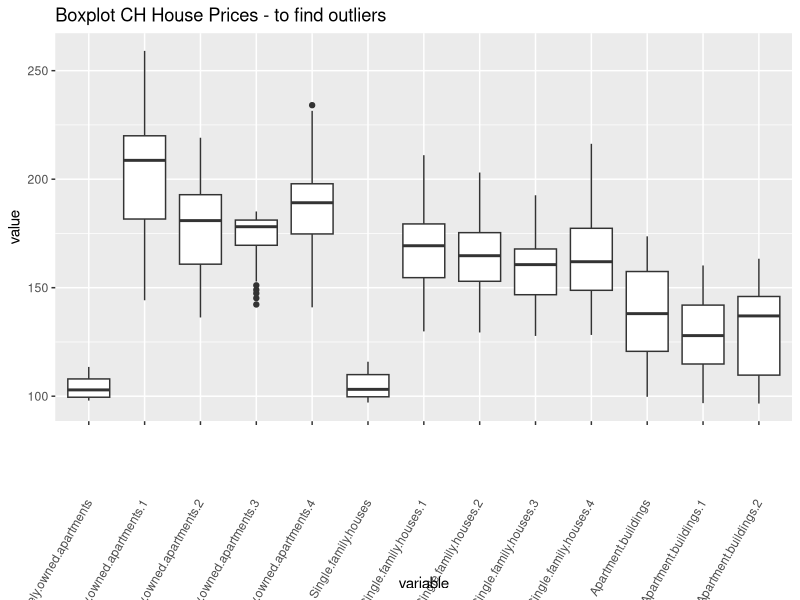
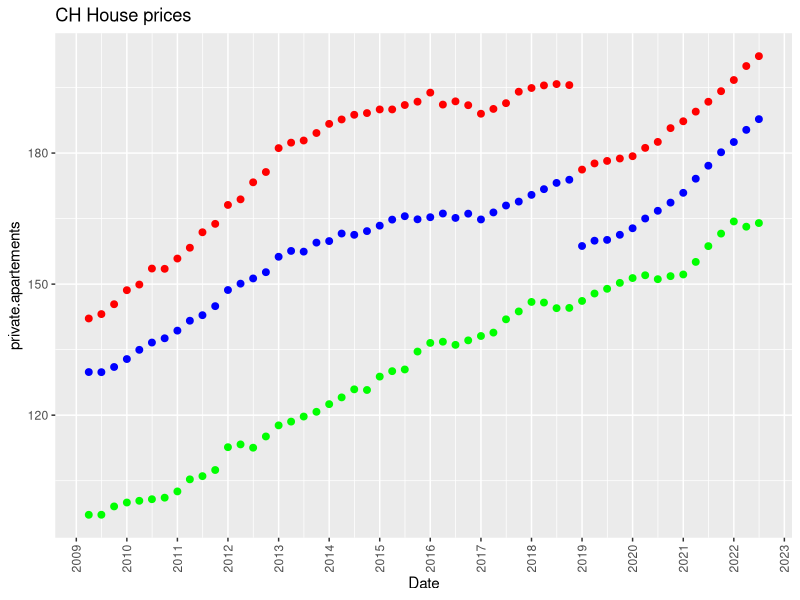

Generate these figures, in order, with R: (Note: this script raises an error after producing the figures.)
library(tidyverse)
library(scales)
library(ggplot2)
library(reshape)
library(reshape2)
library(here) #<- for Location of the files!
#install.packages("reshape2")

#### IMPORT DATA

# Specify working directory7
#install.packages("here") #<- install once for location of the files!


#getwd() <-always starts at this level here!
#here("data", "real_estate_prices_CH.csv") #<- example for subfolder data, file quarterly-data-us-mortgage.csv


#setwd("C:/Users/leabo/Desktop/Project")

# Assign working directory as path to object
#wd <- "C:/Users/leabo/Desktop/Project"

# list file names in working directory
#list.files(wd, all.files=FALSE, full.names=FALSE, pattern=".csv")

# import/read in data files
ch.house.prices <- read.csv(here("data", "ch-house-prices.csv"))
ch.mortgage.rates <- read.csv(here("data", "ch-mortgage-rates.csv"))
us.mortgage.rates <- read.csv(here("data", "us-mortgage-rates.csv"))
us.house.prices <- read.csv(here("data", "us-house-prices.csv"))
us.house.prices.2nd.df <- read.csv(here("data", "zillowPriceIndex.csv"))
#View(ch.house.prices)
#View(ch.mortgage.rates)
#View(us.mortgage.rates)
#View(us.house.prices)
#View(us.house.prices.2nd.df)

################## CH House Prices #######################################################################

# for analysis purposes
# reshape table so that column name is an variable
ch.house.prices.for.boxplot <- melt(ch.house.prices, na.rm = FALSE, name = 'columns')
View(ch.house.prices.for.boxplot)

ch.house.prices.for.boxplot %>%
  ggplot(aes(x = variable, y = value), na.rm = TRUE)+
  geom_boxplot()+
  theme(axis.text.x = element_text(angle = 60,vjust = 0.5,hjust = 1))+
  ggtitle("Boxplot CH House Prices - to find outliers")
# we can see that there are outliers in "privately.owned.appartments.3" (the outliers are too low)
# and "privately.owned.appartments.3" (the outliers are too high)

# let's correct this and filter these out in the original dataset "ch.house.prices"
summary(ch.house.prices$Privately.owned.apartments.3)
#    Min.  1st Qu.  Median    Mean   3rd Qu.    Max. 
#   142.3   169.5   178.1    173.4   181.2     185.1 

summary(ch.house.prices$Privately.owned.apartments.4)
#   Min.   1st Qu.  Median    Mean   3rd Qu.    Max. 
#   140.9   174.8   189.1    186.0   197.9     234.1 
# this means all values above 234.1 should be removed

# should we remove the outliers? if so how???

# add new column for averages
# privately owned apartments
private.apartements.average <- c(rowMeans(ch.house.prices[,2:6], na.rm = TRUE))
ch.house.prices <- cbind(ch.house.prices, private.apartements = private.apartements.average)

#view(real.estate.prices.CH[,2:6])

# single family houses
single.family.houses.average <- c(rowMeans(ch.house.prices[,7:11], na.rm = TRUE))
ch.house.prices <- cbind(ch.house.prices, single.family.houses = single.family.houses.average)

# apartment buildings (residential investment property)
apartment.buildings.average <- c(rowMeans(ch.house.prices[,12:14], na.rm = TRUE))
ch.house.prices <- cbind(ch.house.prices, apartment.buildings = apartment.buildings.average)

# create total average 
house.prices.average <- c(rowMeans(ch.house.prices[,14:16], na.rm = TRUE))
ch.house.prices <- cbind(ch.house.prices, total.house.prices.average = house.prices.average)

# delete rows from different sources, only keep averages
ch.house.prices <- ch.house.prices[,-2:-14]
View(ch.house.prices)

#convert to date
date.ch.house.prices <- as.character(ch.house.prices$Date)
ch.house.prices$Date <- as.Date(date.ch.house.prices, formats = "%Y/%m/%d")

# plot
ggplot(ch.house.prices  %>% filter(ch.house.prices$Date > '2009/01/01'), aes(x = Date))+
  geom_point(aes(y = private.apartements), na.rm = TRUE, size = 2, color = "red")+
  geom_point(aes(y = single.family.houses), na.rm = TRUE, size = 2, color = "blue")+
  geom_point(aes(y = apartment.buildings), na.rm = TRUE, size = 2, color = "green")+
  scale_x_date(date_breaks = "years" , date_labels = "%Y")+
  theme(axis.text.x = element_text(angle = 90,vjust = 0.5,hjust = 1))+
  ggtitle("CH House prices")




          
#################### CH Mortgage Rates ###################################################

#convert to date
date.ch.mortgage.rates <- as.character(ch.mortgage.rates$Date)
ch.mortgage.rates$Date <- as.Date(date.ch.mortgage.rates, formats = "%Y/%m/%d")

# plot Average -> variable red, fixed blue
ggplot((ch.mortgage.rates), aes(x = Date))+
  #-> VARIABLE INTEREST RATES - NL.BR
  geom_point(aes(y = Average.of.M..Mortgages.Var.Int.Rates...NL.BR..CHF.50k...100k.), na.rm = TRUE, size = 2, color = "green")+
  geom_point(aes(y = Average.of.M..Mortgages.Var.Int.Rates...NL.BR..CHF.100k...500k.), na.rm = TRUE, size = 2, color = "green")+
  geom_point(aes(y = Average.of..M..Mortgages.Var.Int.Rates...NL.BR..CHF.500k...1.Mio.), na.rm = TRUE, size = 2, color = "green")+
  geom_point(aes(y = Average.of..M..Mortgages.Var.Int.Rates...NL.BR..CHF.1.Mio...5.Mio.), na.rm = TRUE, size = 2, color = "green")+
  geom_point(aes(y = Average.of.M..Mortgages.Var.Int.Rates...NL.BR..CHF.5.Mio...15.Mio.), na.rm = TRUE, size = 2, color = "orange")+
  #geom_line(aes(y = average.int.rates.nl.br), na.rm = TRUE, size = 1, color = "red")+
  
  #VARIABLE INTEREST RATES - LINKED BR
  geom_point(aes(y = Average.of.M..Mortgages.Var.Int.Rates...Linked.BR..CHF.50k...100k.), na.rm = TRUE, size = 2, color = "red")+
  geom_point(aes(y = Average.of.M..Mortgages.Var.Int.Rates...Linked.BR..CHF.100k...500k.), na.rm = TRUE, size = 2, color = "purple")+
  geom_point(aes(y = Average.of.M..Mortgages.Var.Int.Rates...Linked.BR..CHF.500k...1.Mio.), na.rm = TRUE, size = 2, color = "green")+
  geom_point(aes(y = Average.of.M..Mortgages.Var.Int.Rates...Linked.BR..CHF.1.Mio...5.Mio.), na.rm = TRUE, size = 2, color = "green")+
  geom_point(aes(y = Average.of.M..Mortgages.Var.Int.Rates...Linked.BR..CHF.5.Mio...15.Mio.), na.rm = TRUE, size = 2, color = "green")+
  #geom_line(aes(y = average.int.rates.linked.br), na.rm = TRUE, size = 1, color = "red")+
  
  #FIXED INTEREST RATES
  geom_point(aes(y = Average.of.M..Mortgages.with.fixed.interest.rates..CHF.50k...100k.), na.rm = TRUE, size = 2, color = "blue")+
  geom_point(aes(y = Average.of.M..Mortgages.with.fixed.interest.rates..CHF.100k...500k.), na.rm = TRUE, size = 2, color = "blue")+
  geom_point(aes(y = Average.of.M..Mortgages.with.fixed.interest.rates..CHF.500k...1.Mio.), na.rm = TRUE, size = 2, color = "blue")+
  geom_point(aes(y = Average.of.M..Mortgages.with.fixed.interest.rates..CHF.1.Mio...5.Mio.), na.rm = TRUE, size = 2, color = "blue")+
  geom_point(aes(y = Average.of.M..Mortgages.with.fixed.interest.rates..CHF.5.Mio...15.Mio.), na.rm = TRUE, size = 2, color = "black")+
  #geom_line(aes(y = average.fixed.int.rates), na.rm = TRUE, size = 1, color = "red")+
  
  scale_x_date(date_breaks = "years" , date_labels = "%Y")+
  theme(axis.text.x = element_text(angle = 90,vjust = 0.5,hjust = 1))+
  ggtitle("CH Mortgage Rates")


# INTERPRETATION AND CLUSTERING

# calculate mean of [2] Average.of.M..Mortgages.Var.Int.Rates...NL.BR..CHF.50k...100k.  
#                   [4] Average.of.M..Mortgages.Var.Int.Rates...NL.BR..CHF.100k...500k. 
#                   [6] Average.of..M..Mortgages.Var.Int.Rates...NL.BR..CHF.500k...1.Mio. 
#                   [8] Average.of..M..Mortgages.Var.Int.Rates...NL.BR..CHF.1.Mio...5.Mio. 
# -> these are the 4 upper green dots -> VARIABLE INTEREST RATES - NL.BR

# Orange belongs to the same category but is slightly off -> should it be included ??????????????
# ->               [10] Average.of.M..Mortgages.Var.Int.Rates...NL.BR..CHF.5.Mio...15.Mio.




# calculate mean of [16] Average.of.M..Mortgages.Var.Int.Rates...Linked.BR..CHF.500k...1.Mio.  
#                   [18] Average.of.M..Mortgages.Var.Int.Rates...Linked.BR..CHF.1.Mio...5.Mio.  
#                   [20] Average.of.M..Mortgages.Var.Int.Rates...Linked.BR..CHF.5.Mio...15.Mio.  
# -> these are the 3 lower green dots -> VARIABLE INTEREST RATES - LINKED BR

# Red and Purple belong to the same category but are a bit off (should they be included ?????????)
# Red ->            [12] Average.of.M..Mortgages.Var.Int.Rates...Linked.BR..CHF.50k...100k. 
# Purple ->         [14] Average.of.M..Mortgages.Var.Int.Rates...Linked.BR..CHF.100k...500k. 



# calculate mean of [22] Average.of.M..Mortgages.with.fixed.interest.rates..CHF.50k...100k.
#                   [24] Average.of.M..Mortgages.with.fixed.interest.rates..CHF.100k...500k.
#                   [26] Average.of.M..Mortgages.with.fixed.interest.rates..CHF.500k...1.Mio.
#                   [28] Average.of.M..Mortgages.with.fixed.interest.rates..CHF.1.Mio...5.Mio.
# -> these are the blue dots -> FIXED INTEREST RATES

# the black dots are a little bit off, I don't know if they should be included ????????
# ->                [30] Average.of.M..Mortgages.with.fixed.interest.rates..CHF.5.Mio...15.Mio

### DECISION -> I included EVERYTHING, because they belong to the same category -> Jan you can change it if you want :)


# Add averages as a new column to the table "ch.mortgage.rates"
# VARIABLE INTEREST RATES - NL.BR
average.int.rates.nl.br <- rowMeans(select(ch.mortgage.rates,c("Average.of.M..Mortgages.Var.Int.Rates...NL.BR..CHF.50k...100k.",  
                                                           "Average.of.M..Mortgages.Var.Int.Rates...NL.BR..CHF.100k...500k.", 
                                                           "Average.of..M..Mortgages.Var.Int.Rates...NL.BR..CHF.500k...1.Mio.",
                                                           "Average.of..M..Mortgages.Var.Int.Rates...NL.BR..CHF.1.Mio...5.Mio.",
                                                           "Average.of.M..Mortgages.Var.Int.Rates...NL.BR..CHF.5.Mio...15.Mio.")),
                                                            na.rm = TRUE)
ch.mortgage.rates <- cbind(ch.mortgage.rates, ch.average.int.rates.nl.br = average.int.rates.nl.br)

# VARIABLE INTEREST RATES - LINKED BR
average.int.rates.linked.br <- rowMeans(select(ch.mortgage.rates,c("Average.of.M..Mortgages.Var.Int.Rates...Linked.BR..CHF.500k...1.Mio.",  
                                                            "Average.of.M..Mortgages.Var.Int.Rates...Linked.BR..CHF.1.Mio...5.Mio.", 
                                                            "Average.of.M..Mortgages.Var.Int.Rates...Linked.BR..CHF.5.Mio...15.Mio.",
                                                            "Average.of.M..Mortgages.Var.Int.Rates...Linked.BR..CHF.50k...100k.",
                                                            "Average.of.M..Mortgages.Var.Int.Rates...Linked.BR..CHF.100k...500k.")),
                                                             na.rm = TRUE)
ch.mortgage.rates <- cbind(ch.mortgage.rates, ch.average.int.rates.linked.br = average.int.rates.linked.br)

# FIXED INTEREST RATES
average.fixed.int.rates <- rowMeans(select(ch.mortgage.rates,c("Average.of.M..Mortgages.with.fixed.interest.rates..CHF.50k...100k.",  
                                                              "Average.of.M..Mortgages.with.fixed.interest.rates..CHF.100k...500k.", 
                                                              "Average.of.M..Mortgages.with.fixed.interest.rates..CHF.500k...1.Mio.",
                                                              "Average.of.M..Mortgages.with.fixed.interest.rates..CHF.1.Mio...5.Mio.",
                                                              "Average.of.M..Mortgages.with.fixed.interest.rates..CHF.5.Mio...15.Mio.")),
                                                              na.rm = TRUE)
ch.mortgage.rates <- cbind(ch.mortgage.rates, ch.average.fixed.int.rates = average.fixed.int.rates)
View(ch.mortgage.rates)




# plot Sum -> NL BR variable = red, Linked BR variable = orange, fixed = blue
ggplot((ch.mortgage.rates), aes(x = Date))+
  geom_point(aes(y = Sum.of.N.Loan.Mortgages.Var.Int.Rates...NL.BR..CHF.50k...100k.), na.rm = TRUE, size = 2, color = "red")+
  geom_point(aes(y = Sum.of.N.Loan.Mortgages.Var.Int.Rates...NL.BR..CHF.100k...500k.), na.rm = TRUE, size = 2, color = "red")+
  geom_point(aes(y = Sum.of.N.Loan.Mortgages.Var.Int.Rates...NL.BR..CHF.500k...1.Mio.), na.rm = TRUE, size = 2, color = "red")+
  geom_point(aes(y = Sum.of.N.Loan.Mortgages.Var.Int.Rates...NL.BR..CHF.1.Mio...5.Mio.), na.rm = TRUE, size = 2, color = "red")+
  geom_point(aes(y = Sum.of.N.Loan.Mortgages.Var.Int.Rates...NL.BR..CHF.5.Mio...15.Mio.), na.rm = TRUE, size = 2, color = "red")+
  
  geom_point(aes(y = Sum.of.N.Loan.Mortgages.Var.Int.Rates...Linked.BR..CHF.50k...100k.), na.rm = TRUE, size = 2, color = "orange")+
  geom_point(aes(y = Sum.of.N.Loan.Mortgages.Var.Int.Rates...Linked.BR..CHF.100k...500k.), na.rm = TRUE, size = 2, color = "orange")+
  geom_point(aes(y = Sum.of.N.Loan.Mortgages.Var.Int.Rates...Linked.BR..CHF.500k...1.Mio.), na.rm = TRUE, size = 2, color = "orange")+
  geom_point(aes(y = Sum.of.N.Loan.Mortgages.Var.Int.Rates...Linked.BR..CHF.1.Mio...5.Mio.), na.rm = TRUE, size = 2, color = "orange")+
  geom_point(aes(y = Sum.of.N.Loan.Mortgages.Var.Int.Rates...Linked.BR..CHF.5.Mio...15.Mio.), na.rm = TRUE, size = 2, color = "orange")+
  
  geom_point(aes(y = Sum.of.N.Loan.Mortgages.with.fixed.interest.rates..CHF.50k...100k.), na.rm = TRUE, size = 2, color = "blue")+
  geom_point(aes(y = Sum.of.N.Loan.Mortgages.with.fixed.interest.rates..CHF.100k...500k.), na.rm = TRUE, size = 2, color = "blue")+
  geom_point(aes(y = Sum.of.N.Loan.Mortgages.with.fixed.interest.rates...CHF.500k...1.Mio.), na.rm = TRUE, size = 2, color = "blue")+
  geom_point(aes(y = Sum.of.N.Loan.Mortgages.with.fixed.interest.rates..CHF.1.Mio...5.Mio.), na.rm = TRUE, size = 2, color = "blue")+
  geom_point(aes(y = Sum.of.N.Loan.Mortgages.with.fixed.interest.rates..CHF.5.Mio...15.Mio.), na.rm = TRUE, size = 2, color = "blue")+
  
  scale_x_date(date_breaks = "years" , date_labels = "%Y")+
  theme(axis.text.x = element_text(angle = 90,vjust = 0.5,hjust = 1))+
  ggtitle("CH Sum of Loan Mortgages")





          

#################### US Mortgage Rates ###################################################


#let's rename the columns from V1, V2,... to the names (they were manually extracted form the "auto-mpg.name" file
names(us.mortgage.rates) <- c("Date", "fixed.Rate.Avg.15.Year","fixed.Rate.Avg.30.Year","fixed.Rate.Avg.5.Year",
                              "Margin.for.5.1.Year.Adj","Origination.Fees.and.Discount.Points.for.15.Y",
                              "Origination.Fees.and.Discount.Points.for.30.Y","Origination.Fees.and.Discount.Points.for.5.Y")

#for better manipulation and readibilitty, let's transform the data.frame into a "tibble" object
us.mortgage.rates <- as_tibble(us.mortgage.rates)
View(us.mortgage.rates)

#     Jan's Code :)

#monthly <- ts(us.mortgage.rates, start = c(2009, 1), frequency = 12)
#quarterly <- aggregate(monthly, mean)
#View(quarterly)

#plot1 <- ggplot(data = us.mortgage.rates, mapping = aes(x = "30-Year Fixed Rate Avg", y="Date"))

# plot2 <- ggplot(data = us.mortgage.rates, mapping = aes(x = "Date", y = "30-Year Fixed Rate Avg"))+
#  geom_point(color = "#00AFBB", size = 5) +
#  geom_line(color = "#00AFBB", size = 2)
# print(plot2)

#convert to date
date.us.mortgage.rates <- as.character(us.mortgage.rates$Date)
us.mortgage.rates$Date <- as.Date(date.us.mortgage.rates, formats = "%Y/%m/%d")


# since the fixed rate seems to be somehow similar we create a new column for the average
fixed.rate.average <- c(rowMeans(us.mortgage.rates[,2:5], na.rm = TRUE))
us.mortgage.rates <- cbind(us.mortgage.rates, us.fixed.rate.average = fixed.rate.average)

# same for the origination fees and discount points
fees.and.discount.points.average <- c(rowMeans(us.mortgage.rates[,6:8], na.rm = TRUE))
us.mortgage.rates <- cbind(us.mortgage.rates, us.fees.and.discount.points.average = fees.and.discount.points.average)

# plot
ggplot((us.mortgage.rates), aes(x = Date, colour = Year))+
  geom_point(aes(y = fixed.Rate.Avg.15.Year), na.rm = TRUE, size = 2, color = "red")+
  geom_point(aes(y = fixed.Rate.Avg.30.Year), na.rm = TRUE, size = 2, color = "green")+
  geom_point(aes(y = fixed.Rate.Avg.5.Year), na.rm = TRUE, size = 2, color = "blue")+
# geom_line(aes(y = us.fixed.rate.average), na.rm = TRUE, size = 1, color = "red")+        
# geom_point(aes(y = Margin.for.5.1.Year.Adj), na.rm = TRUE, size = 2, color = "yellow")+
# margin thing excluded due to little change over the years (betw. 2.74, 2.76 only).
  geom_point(aes(y = Origination.Fees.and.Discount.Points.for.15.Y), na.rm = TRUE, size = 2, color = "red")+
  geom_point(aes(y = Origination.Fees.and.Discount.Points.for.30.Y), na.rm = TRUE, size = 2, color = "green")+
  geom_point(aes(y = Origination.Fees.and.Discount.Points.for.5.Y), na.rm = TRUE, size = 2, color = "blue")+
#  geom_line(aes(y = us.fees.and.discount.points.average), na.rm = TRUE, size = 1, color = "red")+  
  scale_x_date(date_breaks = "years" , date_labels = "%Y")+
  theme(axis.text.x = element_text(angle = 90,vjust = 0.5,hjust = 1))+
  labs(caption = "Green: 30y, Red: 15y, Blue: 5y, Mortgages & Fees, Discount points")+
  ggtitle("US Mortgage Rates")
  

  # what can we see: Banks somehow in 2020 wanted to sell more short-term loans (probably less 
  # risk for them during times of rising rates, bc. customers have to ajust in 5y.)


  
################### US House Prices ##############################################

#convert to date
date.us.house.prices <- as.character(us.house.prices$Date)
us.house.prices$Date <- as.Date(date.us.house.prices, formats = "%Y/%m/%d")

# plot
ggplot((us.house.prices), aes(x = Date))+
  geom_point(aes(y = Real.Estate.Prices), na.rm = TRUE, size = 2, color = "red")+
  scale_x_date(date_breaks = "years" , date_labels = "%Y")+
  theme(axis.text.x = element_text(angle = 90,vjust = 0.5,hjust = 1))+
  ggtitle("US House Prices")






################## Join the US data ###########################################

us <- full_join(us.mortgage.rates, us.house.prices, by = "Date")
View(us)

# CORRELATION <------ Measures the relative strength of a linear relationship btw. 2 variables
# calculate correlation ("complete.obs" to make it ignore the NA values)
us.correlation <- cor(us$us.fixed.rate.average, us$Real.Estate.Prices, use = "complete.obs", method = "pearson")
view(us.correlation)
#   CORRELATION IS -0.2065972
### 1 or -1 would be a perfect correlation - 0 would be no correlation at all


#### SOMETHING IS WRONG, correlation is  very little, can this be ? :(

### We are gonna add another data set just to make sure we have accurate and treatable data




################## Join the CH data ###########################################

ch <- full_join(ch.mortgage.rates, ch.house.prices, by = "Date")
View(ch)

ch$ch.average.int.rates.linked.br <- as.numeric(ch$ch.average.int.rates.linked.br)

# CORRELATION <------ Measures the relative strength of a linear relationship btw. 2 variables
# calculate correlation ("complete.obs" to make it ignore the NA values)
ch.correlation.fixed.int.rates <- cor(ch$ch.average.fixed.int.rates, ch$total.house.prices.average, 
                                      use = "complete.obs", method = "pearson")
#  CORRELATION IS -0.8785073
ch.correlation.linked.br <- cor(ch$ch.average.int.rates.linked.br, ch$total.house.prices.average, 
                                use = "complete.obs", method = "pearson")
#  CORRELATION IS -0.6237408
ch.correlation.nl.br <- cor(ch$ch.average.int.rates.nl.br, ch$total.house.prices.average, 
                            use = "complete.obs", method = "pearson")
#  CORRELATION IS -0.7066481
### 1 or -1 would be a perfect correlation - 0 would be no correlation at all

# two plots combined
ggplot(ch, aes(x = Date))+
  geom_point(aes(y = ch.average.fixed.int.rates*100), na.rm = TRUE, size = 2, color = "blue")+
  geom_point(aes(y = ch.average.int.rates.nl.br*100), na.rm = TRUE, size = 2, color = "green")+
  geom_point(aes(y = ch.average.int.rates.linked.br*100), na.rm = TRUE, size = 2, color = "red")+
  geom_point(aes(y = total.house.prices.average), na.rm = TRUE, color = "black", size = 2)+
  scale_x_date(date_breaks = "years" , date_labels = "%Y")+
scale_y_continuous(sec.axis = sec_axis(trans=~./100, name= "interest rates"))+
  labs(x = "time period", y = "house prices")+
  ggtitle("interest rates and house prices CH")


############ reorder 2nd data set - US house prices #############################

# create empty table (this is where the numbers are put in the loop)
us.house.prices.second.try = data.frame(Date=character(0),all.homes=numeric(0), single.family=numeric(0), 
                 condos=numeric(0), one.room=numeric(0), five.rooms=numeric(0))
print(us.house.prices.second.try)

## CONVERT TO QUARTILES -> Quarters?
# matrix starts at 1
i <- 1
# 2 because 1 is the date
j <- 1 
# loop through NL BR numbers and add them to new table
for(i in 1: nrow(us.house.prices.2nd.df))
{
  for (j in 1: ncol(us.house.prices.2nd.df))
  {
    if(i %% 3 == 0)
    {
      if(j == 1)
        {
          us.house.prices.second.try[nrow(us.house.prices.second.try) + 1,] <- c(Date=us.house.prices.2nd.df[i-2,1], 
                                                                                 NA, NA, NA, NA, NA)
        }                 
      else
        {
          us.house.prices.second.try[i/3,j] = mean(us.house.prices.2nd.df[i-2,j], 
                                            us.house.prices.2nd.df[i-1,j], 
                                            us.house.prices.2nd.df[i,j]) 
        }             
    }
  }
}
#View(us.house.prices.second.try)

# for analysis purposes
# reshape table so that column name is an variable
us.house.prices.second.try.for.boxplot <-melt(us.house.prices.second.try, id = c("Date"))
View(us.house.prices.second.try.for.boxplot)
us.house.prices.second.try.for.boxplot$value <- as.numeric(us.house.prices.second.try.for.boxplot$value)

us.house.prices.second.try.for.boxplot %>%
  ggplot(aes(x = variable, y = value), na.rm = TRUE)+
  geom_boxplot()+
  ggtitle("Boxplot US House Prices, 2nd data set - to find outliers")
# we can see that there are outliers in "privately.owned.appartments.3" (the outliers are too low)
# and "privately.owned.appartments.3" (the outliers are too high)

us.house.prices.second.try.for.boxplot %>%
  ggplot(aes(x = Date, y = value))+
  geom_point(aes(na.rm = TRUE, color = variable))+
  # scale_x_date(date_breaks = "years" , date_labels = "%Y")+
  theme(axis.text.x = element_text(angle = 90,vjust = 0.5,hjust = 1))+
  ggtitle("US House Prices")

###### Join with other us data set ###################

#convert to date
date.us.house.prices.second.try <- as.character(us.house.prices.second.try$Date)
us.house.prices.second.try$Date <- as.Date(date.us.house.prices.second.try, formats = "%Y/%m/%d")

us <- full_join(us.house.prices.second.try, us, by = "Date")
View(us)


# transform data to numeric data type
us$single.family <- as.numeric(us$single.family)
us$all.homes <- as.numeric(us$all.homes)
us$condos <- as.numeric(us$condos)
us$one.room <- as.numeric(us$one.room)
us$five.rooms <- as.numeric(us$five.rooms)

#delete old Data from pre 2009.
# usfiltered2009 <- us[!(us$Date < '2009/01/01'),]
# chfiltered2009 <- ch[!(ch$Date < '2009/01/01'),]
#View(chfiltered2009)

# compare new data set to old one in order to see if it is accurate
us %>%
  ggplot(aes(x = Date))+
  geom_point(aes(y = single.family), na.rm = TRUE, colour = "light green")+
  geom_point(aes(y = all.homes), na.rm = TRUE, colour = "orange")+
  geom_point(aes(y = condos), na.rm = TRUE, colour = "dark green")+
  geom_point(aes(y = one.room), na.rm = TRUE, colour = "blue")+
  geom_point(aes(y = five.rooms), na.rm = TRUE, colour = "purple")+
  geom_point(aes(y = Real.Estate.Prices), na.rm = TRUE, color = "red")+
  geom_smooth(aes(y = Real.Estate.Prices), na.rm = TRUE, color = "red")
  
# seems pretty acurrate -> very similar to five room data from new dataset

  
  
  ################### Merge US and CH data ######################

# before merging
# add suffix us to all the column names US
colnames(us) <- paste(colnames(us), "us", sep = ".")
View(us)

# add suffix us to all the column names CH
colnames(ch) <- paste(colnames(ch), "ch", sep = ".")
View(us)
  
#totalPlot: All Data from both df - Baustjielle Jan
# need:
  # house prices US; 2 lines.
  # house prices CH
  
# allFiltered <- try(chfiltered2009[, "total.house.prices.average"])
# allFiltered <- chfiltered2009$total.house.prices.average
# colnames(allFiltered)[colnames(allFiltered) == "total.house.prices.average"] ="ch.average.house.price"
# View(allFiltered)
# 
# ch.average.house.price
# allFiltered$us.average.interest.rate <- rowMeans(usfiltered2009[c(2, 3)], na.rm=TRUE)
# View(usfiltered2009)
# colMeans(df, na.rm=TRUE)
# 
# allFiltered %>%
#   ggplot(aes(x = Date))+
#   #  geom_point(aes(y = single.family), na.rm = TRUE, colour = "light green")+
#   geom_point(aes(y = all.homes), na.rm = TRUE, colour = "orange")+
#   #  geom_point(aes(y = condos), na.rm = TRUE, colour = "dark green")+
#   #  geom_point(aes(y = one.room), na.rm = TRUE, colour = "blue")+
#   #  geom_point(aes(y = five.rooms), na.rm = TRUE, colour = "purple")+
#   geom_point(aes(y = Real.Estate.Prices), na.rm = TRUE, color = "red")
# #  geom_smooth(aes(y = Real.Estate.Prices), na.rm = TRUE, color = "red")
